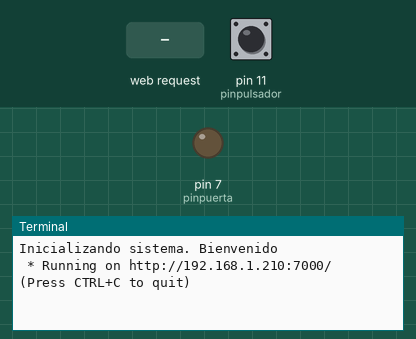
Recording of a program running on a simulated Raspberry Pi (header pin numbers). Shown: output pins drawn as LEDs (lit = HIGH), the last lines printed to the terminal. The inputs (shaded band) are chosen by the test bench; at power-on: pin 11 (pinpulsador) HIGH. Files the program writes start out absent; the clock reads 2024-03-15 10:24:30 at power-on unless the program sets it.

Above: at 1.2 s.
1.3 s: pin 11 (pinpulsador) pulled LOW for 0.15 s
At 1.9 s:
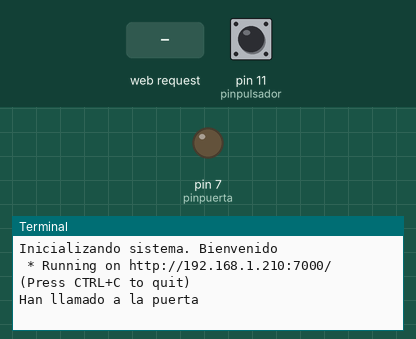
2.9 s: HTTP request for /login received
At 3.3 s:
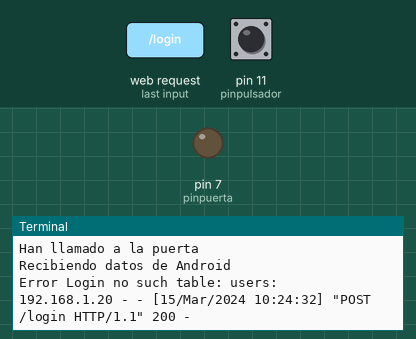
4.4 s: HTTP request for /register received
At 5.6 s:
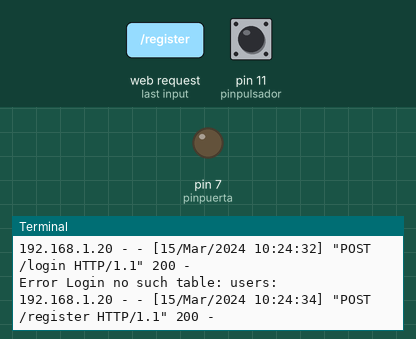
5.9 s: HTTP request for / received
At 6.7 s:
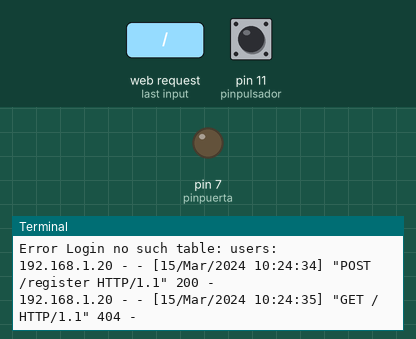

The program:

portal.py
```python
#! /usr/bin/env python

# abre una puerta de casa


import time	# Para manejar las esperas
import RPi.GPIO as GPIO # Para trabajar con las entradas y salidas
import sqlite3 as lite # Libreria para acceder al BD sqlite
import datetime
import sys
from bottle import route, run, template, request


## Declaracion de variables globales##
# Variables hardware
tespera = 0.1 # tiempo de espera para abrir la puerta desde que se ejecuta la orden
topen = 2.0 # tiempo de apertura de la puerta en segundos
pinpuerta = 7 # pin al que esta conectado el circuito de apertura, fisicamente es el 7
pinpulsador = 11 #pin al que esta conectado el boton de llamada. fisicamente es el 11

#Variables POST
IpRpi = '192.168.1.210'
portRpi = 7000

#Usuario y contrasenya para comporbar en base de datos.
con = None
db_name = 'control' #Nombre de la base de datos.

@route('/login', method='POST')
def login():
  username = request.POST.get('user', '')
  password = request.POST.get('password', '')
  respuesta = { "success" : False }
  try:
    con = lite.connect(db_name) #Abre la conexion a la base de datos.
    print 'Recibiendo datos de Android'
    checar = authentication(con, username, password)
    if checar != None:
      abrepuerta()
      print 'Puerta abierta. Registrando usuario: '+username
      historialPuertaAbierta(con, username)
      print 'Registro insertado en el historial'
      username = ''
      respuesta = { "success" : True }
    else:
      print 'La puerta no se ha abierto'
  except lite.Error, e:
    print "Error Login %s:" % e.args[0]
  finally:
    if con:
      con.close()
  return respuesta

@route('/register', method='POST')
def register():
  username = request.POST.get('user', '')
  password = request.POST.get('password', '')
  nuevo_username = request.POST.get('newu', '')
  nuevo_password = request.POST.get('newp', '')
  ok = False
  try:
    con = lite.connect(db_name)
    checar = authentication(con, username, password)
    if checar != None:
      cur = con.cursor()
      insert = "INSERT INTO users (user, password, nombre, apellido_p) VALUES (:user, :password, 'Nuevo', 'Usuario')"
      cur.execute(insert,{"user":nuevo_username , "password":nuevo_password})
      con.commit()
  except lite.Error, e:
    print "Error Login %s:" % e.args[0]
  finally:
    if con:
      con.close()
  return ok

# configura los puertos fisicos de la raspberry Pi. Se conectara una entrada y una salida.
def configpuerta () :
  GPIO.setmode(GPIO.BOARD) # El mapeado de los pines es fisicamente como estan en la placa
  GPIO.setup(pinpuerta, GPIO.OUT) # pinpuerta como salida
  GPIO.setup(pinpulsador, GPIO.IN, pull_up_down=GPIO.PUD_UP) # habilita la resistencia PullUp
  #print('circuito configurado')

# activa senyal 3.3 por el pinpuerta. En este caso abrira la puerta de la calle durante topen
def abrepuerta() :
  time.sleep(tespera)	# Espera topen para abrir
  GPIO.output(pinpuerta, 1) # Activa la senyal a nivel alto
  #print('puerta abierta')
  time.sleep(topen)
  GPIO.output(pinpuerta, 0) #desactiva la senyal y la puerta ya no se puede abrir
  #print('puerta cerrada')

# interrupcion cada vez que se pulsa el boton conectado a pinpulsador
def intrllamada(channel):
    print "Han llamado a la puerta" #Aqui se llama a android

# Verifica si el usuario existe en la base de datos
def authentication(conexion, user, password):
    cur = conexion.cursor() #Obtenemos el cursor para manejar las consultas.
    query = 'SELECT u.user FROM users u WHERE u.user = :idUser AND u.password = :idPass'
    cur.execute(query,{"idUser":user,"idPass":password})#Executamos el query con los parametros dados.
    row = cur.fetchone()
    cur.close() #Cerramos el cursor
    if row == None:
      print 'El usuario no existe en BD o la contrasenya es incorrecta ...'
    return row

# Guarda la fecha, la hora y el usuario que abrio la puerta.
def historialPuertaAbierta(conexion, user):
    cur = conexion.cursor()
    fech_hr = str(datetime.datetime.now())#Obtenemos la fecha actual
    insert = "INSERT INTO input_history(user, date_entry, date_txt) VALUES (:idUser, :fecha, :fecha)"
    cur.execute(insert,{"idUser":user, "fecha":fech_hr})
    conexion.commit()
    cur.close()
    return

def main() :
  print ('Inicializando sistema. Bienvenido')
  try:
    configpuerta ()
    # Cuando hay un evento en el pinpulsador, se lanza la interrupcion en cualquier parte
    # del programa. Se llamara a intrllamada y despues de ser ejecutada se seguira con el
    # programa. El bouncetime es para que si llaman 2 veces en menos de medio segundo solo
    # se entre en la interrupcion 1 vez.
    GPIO.add_event_detect(pinpulsador, GPIO.FALLING, callback=intrllamada, bouncetime=500)
    # Escribimos los parametros para iniciar el servidor. es la ip de la pi y el puerto
    run(host=IpRpi, port=portRpi)
    # Ejecutamos la comprobacion de android-rpi-basededatos
    login()
  finally:
    GPIO.cleanup() #liberamos los pines de GPIO
    print 'Liberando pines GPIO'

#Entramos en main
main()
```

Measured:
- after the input at 1.3 s, the terminal: prints a new line at once (image 1)
- after the input at 2.9 s, the terminal: prints a new line at once (image 2)
- after the input at 4.4 s, the terminal: prints a new line at once (image 3)
- after the input at 5.9 s, the terminal: prints a new line at once (image 4)
